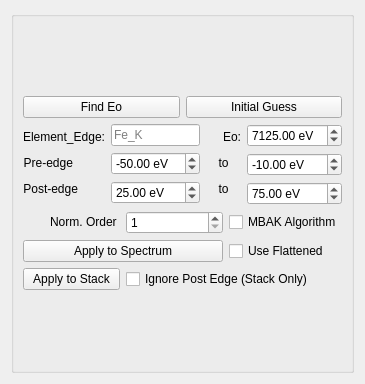
           <widget class="QWidget" name="page_9">
            <property name="geometry">
             <rect>
              <x>0</x>
              <y>0</y>
              <width>365</width>
              <height>384</height>
             </rect>
            </property>
            <attribute name="label">
             <string>XANES Normalization</string>
            </attribute>
            <layout class="QGridLayout" name="gridLayout_39">
             <item row="0" column="0">
              <widget class="QGroupBox" name="groupBox">
               <property name="title">
                <string/>
               </property>
               <layout class="QGridLayout" name="gridLayout_35">
                <item row="0" column="0">
                 <layout class="QGridLayout" name="gridLayout_32">
                  <item row="0" column="0">
                   <widget class="QPushButton" name="pb_auto_Eo">
                    <property name="sizePolicy">
                     <sizepolicy hsizetype="Preferred" vsizetype="Fixed">
                      <horstretch>0</horstretch>
                      <verstretch>0</verstretch>
                     </sizepolicy>
                    </property>
                    <property name="toolTip">
                     <string>calculate the energy point with maximum derivative</string>
                    </property>
                    <property name="text">
                     <string>Find Eo</string>
                    </property>
                   </widget>
                  </item>
                  <item row="0" column="1">
                   <widget class="QPushButton" name="pb_xanes_norm_vals">
                    <property name="sizePolicy">
                     <sizepolicy hsizetype="Preferred" vsizetype="Fixed">
                      <horstretch>0</horstretch>
                      <verstretch>0</verstretch>
                     </sizepolicy>
                    </property>
                    <property name="text">
                     <string>Initial Guess</string>
                    </property>
                   </widget>
                  </item>
                  <item row="1" column="0" colspan="2">
                   <layout class="QGridLayout" name="gridLayout_28">
                    <item row="0" column="0">
                     <layout class="QVBoxLayout" name="verticalLayout">
                      <item>
                       <widget class="QLabel" name="label_18">
                        <property name="sizePolicy">
                         <sizepolicy hsizetype="Preferred" vsizetype="Fixed">
                          <horstretch>0</horstretch>
                          <verstretch>0</verstretch>
                         </sizepolicy>
                        </property>
                        <property name="text">
                         <string>Element_Edge:</string>
                        </property>
                        <property name="alignment">
                         <set>Qt::AlignRight|Qt::AlignTrailing|Qt::AlignVCenter</set>
                        </property>
                       </widget>
                      </item>
                      <item>
                       <widget class="QLabel" name="label_16">
                        <property name="sizePolicy">
                         <sizepolicy hsizetype="Fixed" vsizetype="Fixed">
                          <horstretch>0</horstretch>
                          <verstretch>0</verstretch>
                         </sizepolicy>
                        </property>
                        <property name="text">
                         <string>Pre-edge</string>
                        </property>
                        <property name="alignment">
                         <set>Qt::AlignRight|Qt::AlignTrailing|Qt::AlignVCenter</set>
                        </property>
                       </widget>
                      </item>
                      <item>
                       <widget class="QLabel" name="label_17">
                        <property name="sizePolicy">
                         <sizepolicy hsizetype="Fixed" vsizetype="Fixed">
                          <horstretch>0</horstretch>
                          <verstretch>0</verstretch>
                         </sizepolicy>
                        </property>
                        <property name="text">
                         <string>Post-edge</string>
                        </property>
                        <property name="alignment">
                         <set>Qt::AlignRight|Qt::AlignTrailing|Qt::AlignVCenter</set>
                        </property>
                       </widget>
                      </item>
                     </layout>
                    </item>
                    <item row="0" column="1">
                     <layout class="QVBoxLayout" name="verticalLayout_2">
                      <item>
                       <widget class="QLineEdit" name="le_norm_elem">
                        <property name="sizePolicy">
                         <sizepolicy hsizetype="Ignored" vsizetype="Fixed">
                          <horstretch>0</horstretch>
                          <verstretch>0</verstretch>
                         </sizepolicy>
                        </property>
                        <property name="toolTip">
                         <string>&lt;html&gt;&lt;head/&gt;&lt;body&gt;&lt;p&gt; For mbak algorithm only, must be in &lt;span style=&quot; font-weight:600; font-style:italic;&quot;&gt;element&amp;lt;space&amp;gt;edge&lt;/span&gt; format&lt;/p&gt;&lt;/body&gt;&lt;/html&gt;</string>
                        </property>
                        <property name="placeholderText">
                         <string>Fe_K</string>
                        </property>
                       </widget>
                      </item>
                      <item>
                       <widget class="QDoubleSpinBox" name="dsb_norm_pre1">
                        <property name="sizePolicy">
                         <sizepolicy hsizetype="Preferred" vsizetype="Fixed">
                          <horstretch>0</horstretch>
                          <verstretch>0</verstretch>
                         </sizepolicy>
                        </property>
                        <property name="suffix">
                         <string> eV</string>
                        </property>
                        <property name="decimals">
                         <number>2</number>
                        </property>
                        <property name="minimum">
                         <double>-500.000000000000000</double>
                        </property>
                        <property name="maximum">
                         <double>500.000000000000000</double>
                        </property>
                        <property name="singleStep">
                         <double>1.000000000000000</double>
                        </property>
                        <property name="value">
                         <double>-50.000000000000000</double>
                        </property>
                       </widget>
                      </item>
                      <item>
                       <widget class="QDoubleSpinBox" name="dsb_norm_post1">
                        <property name="sizePolicy">
                         <sizepolicy hsizetype="Preferred" vsizetype="Fixed">
                          <horstretch>0</horstretch>
                          <verstretch>0</verstretch>
                         </sizepolicy>
                        </property>
                        <property name="suffix">
                         <string> eV</string>
                        </property>
                        <property name="minimum">
                         <double>0.000000000000000</double>
                        </property>
                        <property name="maximum">
                         <double>1000.000000000000000</double>
                        </property>
                        <property name="value">
                         <double>25.000000000000000</double>
                        </property>
                       </widget>
                      </item>
                     </layout>
                    </item>
                    <item row="0" column="2">
                     <layout class="QVBoxLayout" name="verticalLayout_4">
                      <item>
                       <widget class="QLabel" name="label_21">
                        <property name="sizePolicy">
                         <sizepolicy hsizetype="Preferred" vsizetype="Fixed">
                          <horstretch>0</horstretch>
                          <verstretch>0</verstretch>
                         </sizepolicy>
                        </property>
                        <property name="text">
                         <string>Eo:</string>
                        </property>
                        <property name="alignment">
                         <set>Qt::AlignRight|Qt::AlignTrailing|Qt::AlignVCenter</set>
                        </property>
                       </widget>
                      </item>
                      <item>
                       <widget class="QLabel" name="label_24">
                        <property name="sizePolicy">
                         <sizepolicy hsizetype="Preferred" vsizetype="Fixed">
                          <horstretch>0</horstretch>
                          <verstretch>0</verstretch>
                         </sizepolicy>
                        </property>
                        <property name="text">
                         <string>to</string>
                        </property>
                        <property name="alignment">
                         <set>Qt::AlignCenter</set>
                        </property>
                       </widget>
                      </item>
                      <item>
                       <widget class="QLabel" name="label_25">
                        <property name="sizePolicy">
                         <sizepolicy hsizetype="Preferred" vsizetype="Fixed">
                          <horstretch>0</horstretch>
                          <verstretch>0</verstretch>
                         </sizepolicy>
                        </property>
                        <property name="text">
                         <string>to</string>
                        </property>
                        <property name="alignment">
                         <set>Qt::AlignCenter</set>
                        </property>
                       </widget>
                      </item>
                     </layout>
                    </item>
                    <item row="0" column="3">
                     <layout class="QVBoxLayout" name="verticalLayout_5">
                      <item>
                       <widget class="QDoubleSpinBox" name="dsb_norm_Eo">
                        <property name="sizePolicy">
                         <sizepolicy hsizetype="Preferred" vsizetype="Fixed">
                          <horstretch>0</horstretch>
                          <verstretch>0</verstretch>
                         </sizepolicy>
                        </property>
                        <property name="suffix">
                         <string> eV</string>
                        </property>
                        <property name="minimum">
                         <double>1000.000000000000000</double>
                        </property>
                        <property name="maximum">
                         <double>20000.000000000000000</double>
                        </property>
                        <property name="value">
                         <double>7125.000000000000000</double>
                        </property>
                       </widget>
                      </item>
                      <item>
                       <widget class="QDoubleSpinBox" name="dsb_norm_pre2">
                        <property name="sizePolicy">
                         <sizepolicy hsizetype="Preferred" vsizetype="Fixed">
                          <horstretch>0</horstretch>
                          <verstretch>0</verstretch>
                         </sizepolicy>
                        </property>
                        <property name="suffix">
                         <string> eV</string>
                        </property>
                        <property name="minimum">
                         <double>-500.000000000000000</double>
                        </property>
                        <property name="maximum">
                         <double>500.000000000000000</double>
                        </property>
                        <property name="value">
                         <double>-10.000000000000000</double>
                        </property>
                       </widget>
                      </item>
                      <item>
                       <widget class="QDoubleSpinBox" name="dsb_norm_post2">
                        <property name="sizePolicy">
                         <sizepolicy hsizetype="Preferred" vsizetype="Fixed">
                          <horstretch>0</horstretch>
                          <verstretch>0</verstretch>
                         </sizepolicy>
                        </property>
                        <property name="suffix">
                         <string> eV</string>
                        </property>
                        <property name="minimum">
                         <double>0.000000000000000</double>
                        </property>
                        <property name="maximum">
                         <double>1500.000000000000000</double>
                        </property>
                        <property name="value">
                         <double>75.000000000000000</double>
                        </property>
                       </widget>
                      </item>
                     </layout>
                    </item>
                   </layout>
                  </item>
                  <item row="2" column="0" colspan="2">
                   <layout class="QGridLayout" name="gridLayout_31">
                    <item row="2" column="0" colspan="2">
                     <layout class="QHBoxLayout" name="horizontalLayout_16">
                      <item>
                       <widget class="QLabel" name="label_23">
                        <property name="sizePolicy">
                         <sizepolicy hsizetype="Preferred" vsizetype="Fixed">
                          <horstretch>0</horstretch>
                          <verstretch>0</verstretch>
                         </sizepolicy>
                        </property>
                        <property name="text">
                         <string>Norm. Order </string>
                        </property>
                        <property name="alignment">
                         <set>Qt::AlignRight|Qt::AlignTrailing|Qt::AlignVCenter</set>
                        </property>
                       </widget>
                      </item>
                      <item>
                       <widget class="QSpinBox" name="sb_norm_order">
                        <property name="sizePolicy">
                         <sizepolicy hsizetype="Preferred" vsizetype="Fixed">
                          <horstretch>0</horstretch>
                          <verstretch>0</verstretch>
                         </sizepolicy>
                        </property>
                        <property name="minimum">
                         <number>1</number>
                        </property>
                        <property name="maximum">
                         <number>5</number>
                        </property>
                       </widget>
                      </item>
                     </layout>
                    </item>
                    <item row="3" column="2">
                     <widget class="QCheckBox" name="cb_xanes_flat">
                      <property name="sizePolicy">
                       <sizepolicy hsizetype="Fixed" vsizetype="Fixed">
                        <horstretch>0</horstretch>
                        <verstretch>0</verstretch>
                       </sizepolicy>
                      </property>
                      <property name="text">
                       <string>Use Flattened</string>
                      </property>
                     </widget>
                    </item>
                    <item row="3" column="0" colspan="2">
                     <widget class="QPushButton" name="pb_apply_xanes_norm">
                      <property name="sizePolicy">
                       <sizepolicy hsizetype="Preferred" vsizetype="Fixed">
                        <horstretch>0</horstretch>
                        <verstretch>0</verstretch>
                       </sizepolicy>
                      </property>
                      <property name="text">
                       <string>Apply to Spectrum</string>
                      </property>
                     </widget>
                    </item>
                    <item row="4" column="0">
                     <widget class="QPushButton" name="pb_apply_norm_to_stack">
                      <property name="sizePolicy">
                       <sizepolicy hsizetype="Preferred" vsizetype="Fixed">
                        <horstretch>0</horstretch>
                        <verstretch>0</verstretch>
                       </sizepolicy>
                      </property>
                      <property name="text">
                       <string>Apply to Stack</string>
                      </property>
                     </widget>
                    </item>
                    <item row="4" column="1" colspan="2">
                     <widget class="QCheckBox" name="cb_xanes_postedge">
                      <property name="sizePolicy">
                       <sizepolicy hsizetype="Fixed" vsizetype="Fixed">
                        <horstretch>0</horstretch>
                        <verstretch>0</verstretch>
                       </sizepolicy>
                      </property>
                      <property name="text">
                       <string>Ignore Post Edge (Stack Only)</string>
                      </property>
                     </widget>
                    </item>
                    <item row="2" column="2">
                     <widget class="QCheckBox" name="cb_mback">
                      <property name="text">
                       <string>MBAK Algorithm</string>
                      </property>
                     </widget>
                    </item>
                   </layout>
                  </item>
                 </layout>
                </item>
               </layout>
              </widget>
             </item>
            </layout>
           </widget>
